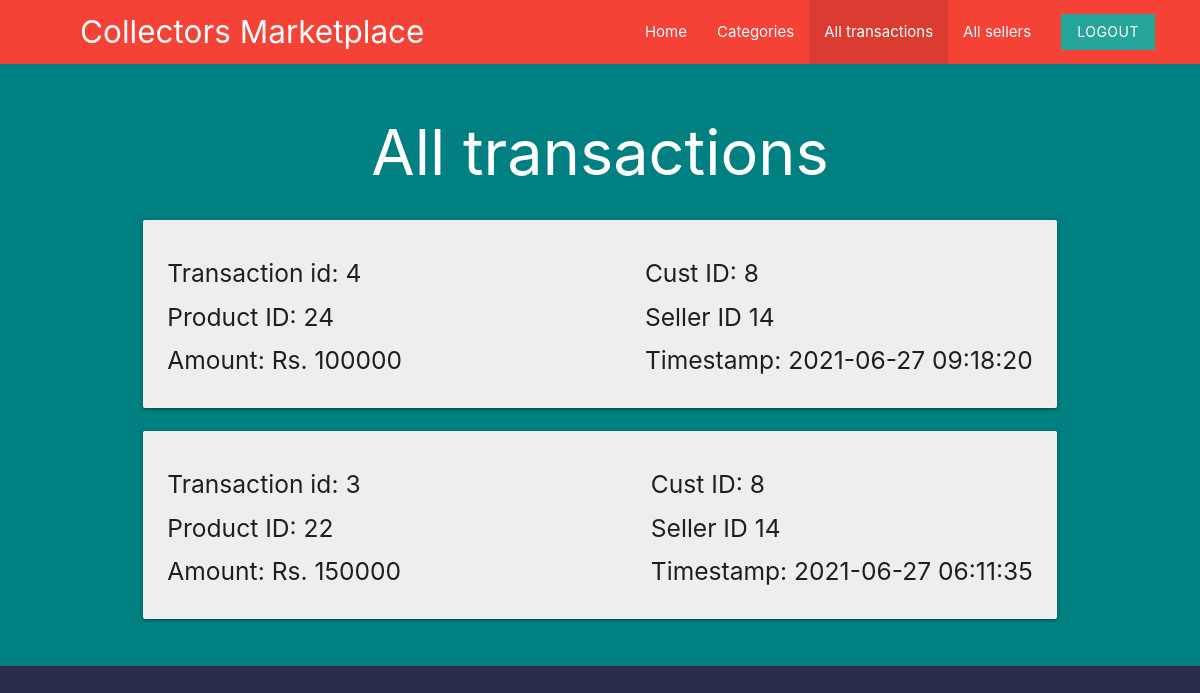
Screenshot of /admin/all_transactions.php (signed in) with the database file from the repository.
### tables this page shows
CREATE TABLE `transactions` (
  `cust_id` int(5) NOT NULL,
  `seller_id` int(5) NOT NULL,
  `timestamp` timestamp NOT NULL DEFAULT current_timestamp(),
  `trans_id` int(10) NOT NULL,
  `product_id` int(5) NOT NULL,
  `Total` int(11) NOT NULL
);

### admin/all_transactions.php (the view, shortened to what this page needs)
<?php
    include("../templates/database_conn.php");
    $sql1="SELECT * FROM `transactions` order by `timestamp` desc";
    $res1=mysqli_query($con,$sql1);
    $rows1 = mysqli_fetch_all($res1, MYSQLI_ASSOC);
?>
<!DOCTYPE html>
<html lang="en">
<head>
    <link rel="stylesheet" href="https://cdnjs.cloudflare.com/ajax/libs/materialize/1.0.0/css/materialize.min.css">
    <link rel="stylesheet" href="../templates/stylesheet.css">
</head>
<body style="background-color:#2b2e4a;" >
<nav class="red z-depth-0" style="padding-right: 30px;padding-left: 80px;">
		<div>
			<a href="#" class="brand-logo brand-text hide-on-med-and-down">Collectors Marketplace</a>
            <ul id="nav-mobile" class="right">
                <li><a href="adminpage.php">Home</a></li>
                <li><a href="admin_categories.php">Categories</a></li>
                <li  class="active"><a href="all_transactions.php">All transactions</a></li>
                <li><a href="All_sellers.php">All sellers</a></li>
				<li><a href="admin_logout.php" class="btn brand z-depth-0">Logout</a></li>
		    </ul>
		</div>
        <br>
</nav>
<div class="blackbgbg">
    <div class="container">
    <section>
    <div class="row">
        <h1 class="white-text center">All transactions</h1>
            <?php foreach($rows1 as $c){ ?>
                <div class="col s12 md6">
  				    <div class="card grey lighten-3">
                        <div class="card-content">
                        <div class="right">
                            <h5>Cust ID: <?php echo htmlspecialchars($c['cust_id']); ?></h5>
                            <h5>Seller ID <?php echo htmlspecialchars($c['seller_id']); ?></h5>
                            <h5>Timestamp: <?php echo htmlspecialchars($c['timestamp']);?></h5>
                        </div>
                            <h5>Transaction id: <?php echo htmlspecialchars($c['trans_id']);?></h5>
                            <h5>Product ID: <?php echo htmlspecialchars($c['product_id']);?></h5>
                            <h5>Amount: Rs. <?php echo htmlspecialchars($c['Total']);?></h5>
                        </div>
                    </div>
                </div>
            <?php } ?>
        </div>
    </div>
</div>
</body>
</html>

### templates/stylesheet.css (style rules this page uses)
.container { width: 80%; margin: 0 auto; border: none; padding: 1%; }
.blackbgbg { background-color: teal; }

### rows the page displays
transactions: cust "8", seller "14", timestamp "2021-06-27 09:18:20", trans_id "4", product "24", Total "100000"
transactions: cust "8", seller "14", timestamp "2021-06-27 06:11:35", trans_id "3", product "22", Total "150000"
